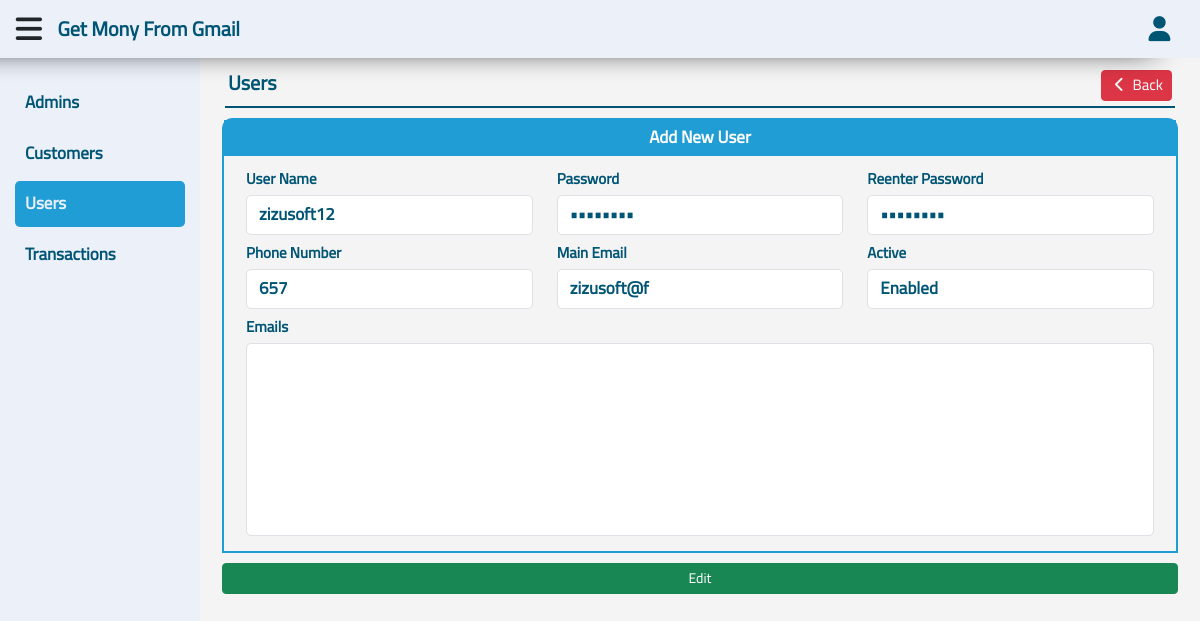
The page /users.php?Page=Edit&ID=18 (signed in) on the database its author committed.
### tables this page shows
CREATE TABLE `users` (
  `id` int(11) NOT NULL,
  `username` text NOT NULL,
  `balance` int(11) NOT NULL,
  `pass` text NOT NULL,
  `phone` text NOT NULL,
  `main_email` text NOT NULL,
  `email` text NOT NULL,
  `us_date` timestamp NOT NULL DEFAULT current_timestamp(),
  `active` int(1) NOT NULL DEFAULT 0,
  `type` int(1) NOT NULL DEFAULT 2
);

### function.php (called while the page is built, shortened)
<?php
function id() {
    if (isset($_GET['ID']) && is_numeric($_GET['ID']) && !empty($_GET['ID'])) {
        return intval($_GET['ID']);
    }
}
function getItem($table, $value, $where, $select) {
    global $con;
    $statment = $con->prepare("SELECT * FROM $table WHERE $where");
    $statment->execute(array($value));
    $fetch = $statment->fetch();
    return $fetch[$select];
}

### inc/page/users/edit.php (the view, shortened to what this page needs)
<div class="content">
    <nav class="navbar navbar-expand-lg">
        <a class="navbar-brand">
            <span><?php echo $pageTitle ?></span>
        </a>
        <div class="collapse navbar-collapse" id="navbarSupportedContent">
            <ul class="navbar-nav me-auto mb-2 mb-lg-0">
                <li class="nav-item">
                    <a
                    class="nav-link btn btn-danger btn-sm"
                    aria-current="page"
                    href="<?php if($_SESSION['idForsan'] == 1){echo '?Page=View';}else{echo 'report.php?Page=View';}?>">
                        <i class="fa fa-chevron-left fa-fw"></i>
                        <span>Back</span>
                    </a>
                </li>
            </ul>
        </div>
    </nav>
    <form method="post" enctype="multipart/form-data">
        <div class="container">
            <div class="panel">
                <div class="panel-heading">Add New User</div>
                <div class="panel-body">
                    <div class="row">
                        <div class="col-md-4 col-sm-6">
                            <div class="form-group">
                                <label>User Name</label>
                                <input
                                    type="text"
                                    name="username"
                                    class="form-control"
                                    autocomplete="off"
                                    value="<?php if(isset($username)){echo$username;}else{echo getItem('users',id(),'id=?','username');}?>">
                            </div>
                        </div>
                        <div class="col-md-4 col-sm-6">
                            <div class="form-group">
                                <label>Password</label>
                                <input
                                    type="password"
                                    name="password1"
                                    class="form-control"
                                    autocomplete="off"
                                    value="<?php if(isset($password1)){echo$password1;}else{echo getItem('users',id(),'id=?','pass');}?>">
                            </div>
                        </div>
                        <div class="col-md-4 col-sm-6">
                            <div class="form-group">
                                <label>Reenter Password</label>
                                <input
                                    type="password"
                                    name="password2"
                                    class="form-control"
                                    autocomplete="off"
                                    value="<?php if(isset($password2)){echo$password2;}else{echo getItem('users',id(),'id=?','pass');}?>">
                            </div>
                        </div>
                        <div class="col-md-4 col-sm-6">
                            <div class="form-group">
                                <label>Phone Number</label>
                                <input
                                    type="number"
                                    name="phone"
                                    class="form-control"
                                    autocomplete="off"
                                    value="<?php if(isset($phone)){echo$phone;}else{echo getItem('users',id(),'id=?','phone');}?>">
                            </div>
                        </div>
                        <div class="col-md-4 col-sm-6">
                            <div class="form-group">
                                <label>Main Email</label>
                                <input
                                    type="text"
                                    name="main"
                                    class="form-control"
                                    autocomplete="off"
                                    value="<?php if(isset($main)){echo$main;}else{echo getItem('users',id(),'id=?','main_email');}?>">
                            </div>
                        </div>
                        <div class="col-md-4 col-sm-6">
                            <div class="form-group">
                                <label>Active</label>
                                <div class="form-group">
                                    <select name="active" class="form-control">
                                        <option value="1"<?php if (getItem('users',id(),'id=?','active')==1){echo'selected';}?>>Enabled</option>
                                    </select>
                                </div>
                            </div>
                        </div>
                        <div class="col-12">
                            <div class="form-group">
                                <label>Emails</label>
                                <textarea name="email" class="form-control" autocomplete="off" rows="7"><?php if(isset($email)){echo$email;}else{echo getItem('users',id(),'id=?','email');}?></textarea>
                            </div>
                        </div>
                    </div>
                </div>
            </div>
            <div class="form-group">
                <button type="submit" class="btn btn-success btn-sm">Edit</button>
            </div>
        </div>
    </form>
</div>

### lay/css/style.css (style rules this page uses)
:root { --background: #ebf0f9; --primary: white; --secondry: #005575; --third: #219dd5; }
* { box-sizing: border-box; font-family: 'Cairo'; }
body { background-color: #f4f4f4; }
ul { list-style: none; }
a { text-decoration: none; }
P, ul { margin: 0; padding: 0; }
.row { margin: 0; }
.content { position: relative; top: 50px; left: 200px; width: calc(100% - 200px); transition: .3s; padding: 10px; }
.navbar { border-bottom: 2px solid var(--secondry); margin: 0 15px 10px; padding: 3px; }
.navbar .navbar-brand { color: var(--secondry); font-weight: bold; font-size: 20px; margin: 0; }
.navbar ul { margin: 5px 0; }
.navbar ul a,.navbar ul a:hover,.navbar ul a:focus { padding: 3px; color: white; font-size: 15px; }
.panel { border: 2px solid var(--third); margin-bottom: 10px; border-radius: 10px 10px 0 0; }
.panel .panel-heading { padding: 5px; font-size: 17px; font-weight: bold; background-color: var(--third); color: var(--primary); text-align: center; }
.panel .panel-body { padding: 10px; }
form .form-group { position: relative; padding: 0; }
form .form-group label { color: var(--secondry); font-size: 15px; font-weight: bold; margin-right: 3px; margin-bottom: 5px; }
form .form-group select { margin: 0; }
form .form-group textarea { resize: none; }
form .form-group input, form .form-group select, form .form-group textarea { width: 100%; margin-bottom: 5px; font-weight: bold; font-size: 17px; color: var(--secondry) !important; direction: ltr; border-radius: 5px; display: block; }
form .form-group button { width: 100%; }

### rows shown on the page
users: username "zizusoft12", phone "657", main "zizusoft@f", active "Enabled"

### other values the page prints
$pageTitle "Users"
